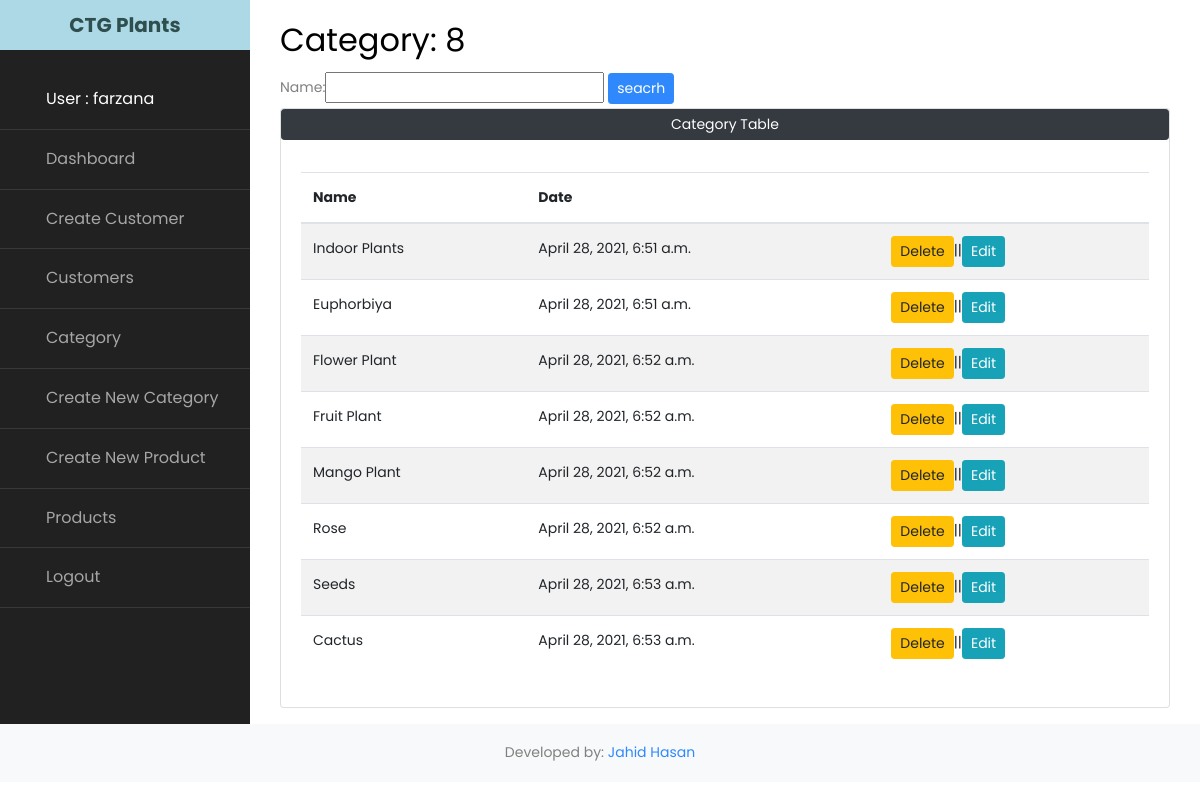
Page /categories/ (signed in) on the committed database.
### accounts/models.py (models this page shows, shortened)
class Category(models.Model):
	name = models.CharField(max_length=50, null=True)
	date_created = models.DateTimeField(auto_now_add=True, null=True)

### accounts/views.py (the view)
# urls.py: path('categories/', views.category,name="categories"),
@login_required
def category(request):
	categories = Category.objects.all()
	totalCat = categories.count()
	myFilter = CategoryFilter(request.GET, queryset=categories)
	categories = myFilter.qs
	context = {'categories':categories,'totalCat':totalCat, 'myFilter':myFilter}
	return render(request, 'accounts/categories.html',context)

### accounts/templates/accounts/categories.html
{% extends 'accounts/main.html' %}
{% block content %}
      <div class="container">
          <div class="row py-3">
            <div class="col-lg-12">
              <h2>Category: {{totalCat}}</h2>
                <form action="" method="GET">
                    {{myFilter.form}}
                    <input type="submit" class="btn btn-sm btn-primary" value="seacrh">
                </form>
              <div class="card">
                <div class="card-title"><button class="btn btn-dark btn-sm btn-block">Category Table</button></div>
                <div class="card-body">
                      <table class="table table-striped">
                      <thead>
                        <tr>
                          <th>Name</th>
                           <th>Date</th>
                          <th></th>
                        </tr>
                      </thead>
                      <tbody>
                        {% for c in categories %}
                        <tr>
                          <td>{{c.name}}</td>
                          <td>{{c.date_created}}</td>
                          <td><a href="{% url 'delete-category' c.id %}" class="btn btn-warning btn-sm">Delete</a>||<a href="{% url 'update-category' c.id %}" class="btn btn-info btn-sm">Edit</a></td>
                        </tr>
                      {% endfor %}
                      </tbody>
                  </table>
                </div>
              </div>
            </div>
          </div>
        </div>
{% endblock %}

### accounts/templates/accounts/sidebar.html (shortened to what this page needs)
	{% load static %}
    <nav id="sidebar">
	  		<h1 class="text-center"><a href="{% url 'home' %}" class="logo">CTG Plants</a></h1>
        <ul class="list-unstyled components mb-5">
          {% if user.is_authenticated %}
          <li class="active">
            <a href="#">User : {{user.username}}</a>
          </li>
          <li class="">
            <a href="{% url 'home' %}"> Dashboard</a>
          </li>
          <li>
              <a href="{% url 'create_customer' %}"> Create Customer</a>
          </li>
          <li>
            <a href="{% url 'customers' %}"> Customers</a>
          </li>
            <li>
            <a href="{% url 'categories' %}"> Category</a>
          </li>
            <li>
            <a href="{% url 'create_category' %}"> Create New Category</a>
          </li>
            <li>
            <a href="{% url 'create_product' %}"> Create New Product</a>
          </li>
          <li>
            <a href="{% url 'products' %}"> Products</a>
          </li>
           <li>
            <a href="{% url 'logout' %}"> Logout</a>
          </li>
           {% else %}
           <li>
            <a href="#"><span class="fa fa-sign mr-3"></span> Login</a>
          </li>
          {% endif %}
        </ul>
    	</nav>

### rows in the picture
Category: name "Indoor Plants", date_created "April 28, 2021, 6:51 a.m."
Category: name "Euphorbiya", date_created "April 28, 2021, 6:51 a.m."
Category: name "Flower Plant", date_created "April 28, 2021, 6:52 a.m."
Category: name "Fruit Plant", date_created "April 28, 2021, 6:52 a.m."
Category: name "Mango Plant", date_created "April 28, 2021, 6:52 a.m."
Category: name "Rose", date_created "April 28, 2021, 6:52 a.m."
Category: name "Seeds", date_created "April 28, 2021, 6:53 a.m."
Category: name "Cactus", date_created "April 28, 2021, 6:53 a.m."

### other values in the picture
{{ user.username }} "farzana"
{{ totalCat }} "8"
